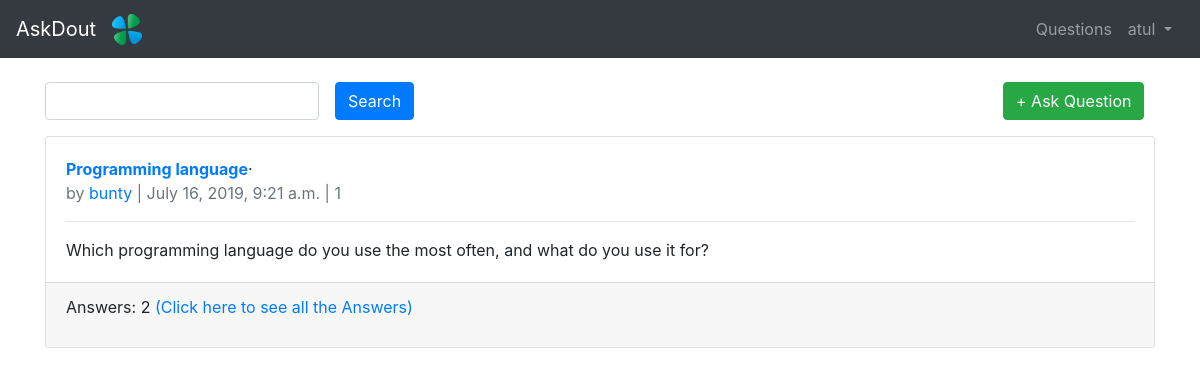
/question/ (signed in), run on an earlier commit of the app's database.
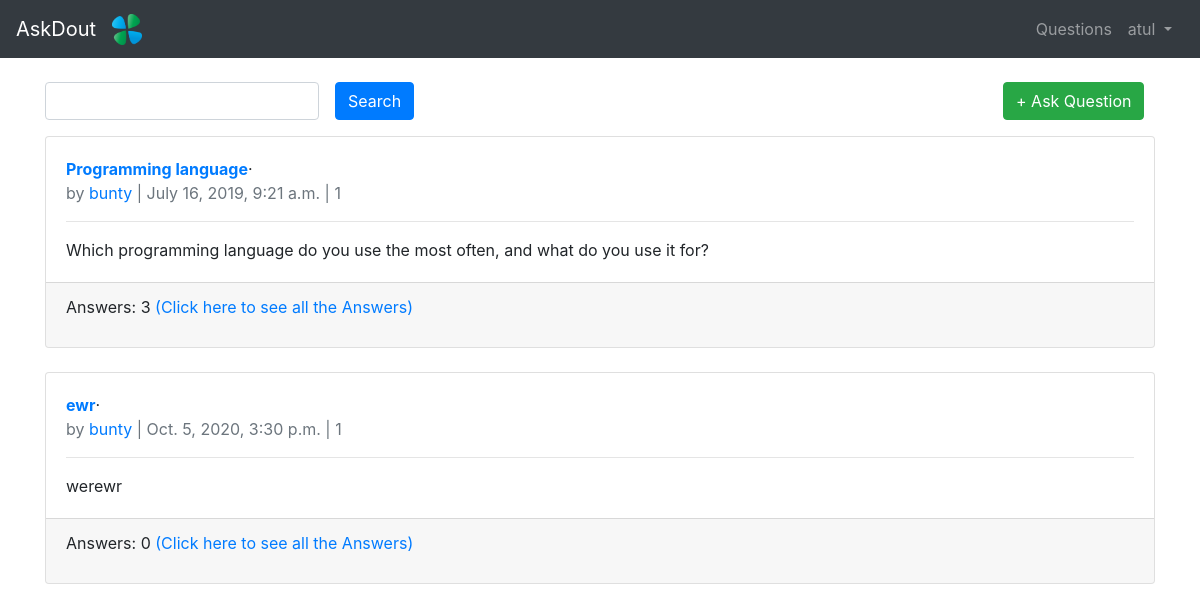
And on a later commit of the database.
### ask/models.py (models this page shows, shortened)
class Question(models.Model):
     title = models.CharField(max_length=100)
     body = models.TextField()
     date = models.DateTimeField(auto_now_add=True)
     image = models.ImageField(upload_to = 'img/',null=True,blank=True)
     person = models.ForeignKey(settings.AUTH_USER_MODEL,on_delete=models.CASCADE)

### users/models.py (models this page shows)
class CustomUser(AbstractUser): #our CustomUser is the dublicate of AbstractUser means default user model
	age = models.PositiveIntegerField(default=0)

### ask/views.py (the view)
# urls.py: path('question/',views.QuestionListView.as_view(),name='question_list'),
class QuestionListView(LoginRequiredMixin,ListView):
   model = Question
   template_name = 'question_list.html'
   login_url = 'login'
   def get_queryset(self):
        if self.request.method == 'GET':
          search = self.request.GET.get('search')
        if search == None:
           search = ''
        return Question.objects.all().filter(title__icontains = search)

### templates/question_list.html
{% extends 'base.html' %}
{% block content %}
<div class="row my-3">
<div class="col-sm-10">
<form class="form-inline">
<input class="form-control" type="text" name="search"/>
<input class="btn btn-primary mx-3" type="submit" value="Search" />
</form>
</div>
<div class="col">
{% if user.is_authenticated %}
<a href="{% url 'question_new' %}" class="btn btn-success ml-2">+ Ask Question</a>
{% endif %}
</div>
</div>
{% for question in object_list %}
<div class="card">
	<div class="card-body">
    	<span class="font-weight-bold"><a href="{% url 'question_detail' question.id%}">{{question.title}}</a></span>&middot;<br>
        <span class="text-muted">by <a href="{% url 'profile_detail' question.person.id%}">{{ question.person }} </a>| {{ question.date }} | {{question.person.id}}</span>
        <hr>
        {{question.body}}
    </div>
    <div class="card-footer">
        <p>Answers: {{question.comments.all.count}}  <a href="{% url 'question_detail' question.id %} ">(Click here to see all the Answers)</a></p>
    </div>
</div>
<br/>
{% endfor %}
{% endblock %}

What changed in the data, as far as the page shows it:
computed for Question "Programming language": comments.all.count "2" → "3"
added Question: title "ewr", person "bunty", date "Oct. 5, 2020, 3:30 p.m.", person.id "1", body "werewr", comments.all.count "0"
